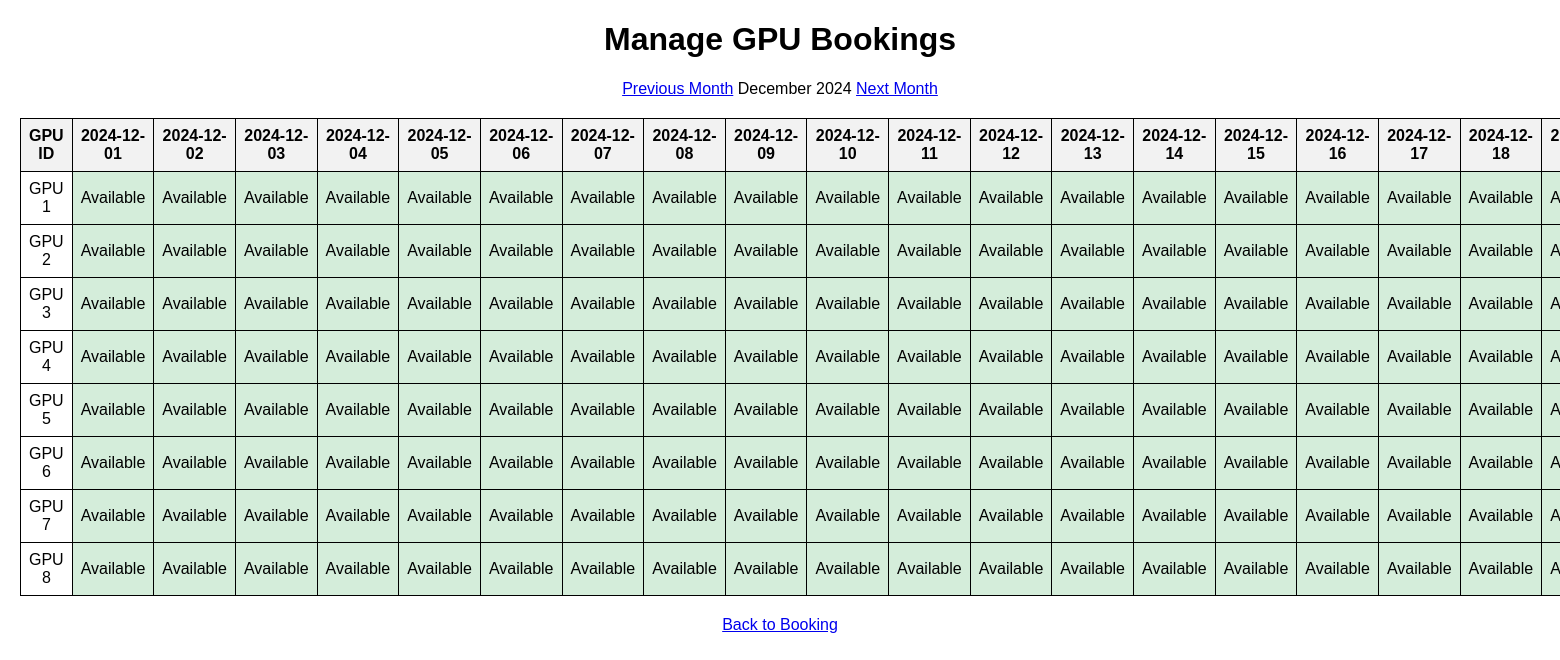
/manage_bookings?month_offset=1, run on the app's committed database.
### main.py (models this page shows)
class GPU(db.Model):
    id = db.Column(db.Integer, primary_key=True)
    bookings = db.relationship('Booking', backref='gpu', lazy=True)

### main.py (the view)
@app.route('/manage_bookings')
def manage_bookings():
    month_offset = int(request.args.get('month_offset', 0))
    current_date = datetime.utcnow().replace(day=1)
    target_month = current_date.month + month_offset
    target_year = current_date.year + (target_month - 1) // 12
    target_month = (target_month - 1) % 12 + 1
    start_date = datetime(target_year, target_month, 1)
    next_month = (start_date.replace(day=28) + timedelta(days=4)).replace(day=1)
    days_in_month = (next_month - start_date).days
    gpus = GPU.query.all()
    end_date = start_date + timedelta(days=days_in_month)
    bookings = Booking.query.filter(Booking.date >= start_date, Booking.date < end_date).all()
    bookings_dict = {}
    for booking in bookings:
        bookings_dict.setdefault(booking.date, {})[booking.gpu_id] = booking
    return render_template(
        'manage_bookings.html',
        gpus=gpus,
        bookings=bookings_dict,
        start_date=start_date,
        days_in_month=days_in_month,
        month_offset=month_offset,
        timedelta=timedelta
    )

### templates/manage_bookings.html (shortened to what this page needs)
<!DOCTYPE html>
<html lang="en">
<head>
</head>
<body>
    <h1>Manage GPU Bookings</h1>
    <div class="navigation">
        <a href="{{ url_for('manage_bookings', month_offset=month_offset-1) }}">Previous Month</a>
        <span>{{ start_date.strftime('%B %Y') }}</span>
        <a href="{{ url_for('manage_bookings', month_offset=month_offset+1) }}">Next Month</a>
    </div>
    <table>
        <thead>
            <tr>
                <th>GPU ID</th>
                {% for day in range(days_in_month) %}
                    {% set current_date = (start_date + timedelta(days=day)).date() %}
                    <th>{{ current_date.strftime('%Y-%m-%d') }}</th>
                {% endfor %}
            </tr>
        </thead>
        <tbody>
            {% for gpu in gpus %}
                <tr>
                    <td>GPU {{ gpu.id }}</td>
                    {% for day in range(days_in_month) %}
                        {% set current_date = (start_date + timedelta(days=day)).date() %}
                        {% if bookings.get(current_date) and bookings[current_date].get(gpu.id) %}
                            <td class="booked">
                                <div>Booked by: {{ bookings[current_date][gpu.id].booker_name }}</div>
                                <div>Purpose: {{ bookings[current_date][gpu.id].purpose }}</div>
                                <form action="{{ url_for('free_booking') }}" method="post">
                                    <input type="hidden" name="booking_id" value="{{ bookings[current_date][gpu.id].id }}">
                                    <input type="hidden" name="month_offset" value="{{ month_offset }}">
                                    <button type="submit">Remove</button>
                                </form>
                            </td>
                        {% else %}
                            <td class="available">Available</td>
                        {% endif %}
                    {% endfor %}
                </tr>
            {% endfor %}
        </tbody>
    </table>
    <div class="footer">
        <a href="{{ url_for('index') }}">Back to Booking</a>
    </div>
</body>
</html>

### templates/manage_bookings.html (style rules this page uses)
body { font-family: Arial, sans-serif; margin: 20px; }
h1 { text-align: center; }
.navigation { text-align: center; margin-bottom: 20px; }
table { width: 100%; border-collapse: collapse; margin-bottom: 20px; }
th, td { border: 1px solid black; padding: 8px; text-align: center; }
th { background-color: #f2f2f2; }
.available { background-color: #d4edda; }
.footer { text-align: center; margin-top: 20px; }

### data on the page
GPU: id "1"
GPU: id "2"
GPU: id "3"
GPU: id "4"
GPU: id "5"
GPU: id "6"
GPU: id "7"
GPU: id "8"

### other printed values
{{ start_date.strftime('%B %Y') }} "December 2024"
{{ current_date.strftime('%Y-%m-%d') }} "2024-12-01" "2024-12-02" "2024-12-03" "2024-12-04" "2024-12-05" "2024-12-06" "2024-12-07" "2024-12-08" "2024-12-09" "2024-12-10" "2024-12-11" "2024-12-12" "2024-12-13" "2024-12-14" "2024-12-15" "2024-12-16" "2024-12-17" "2024-12-18"
